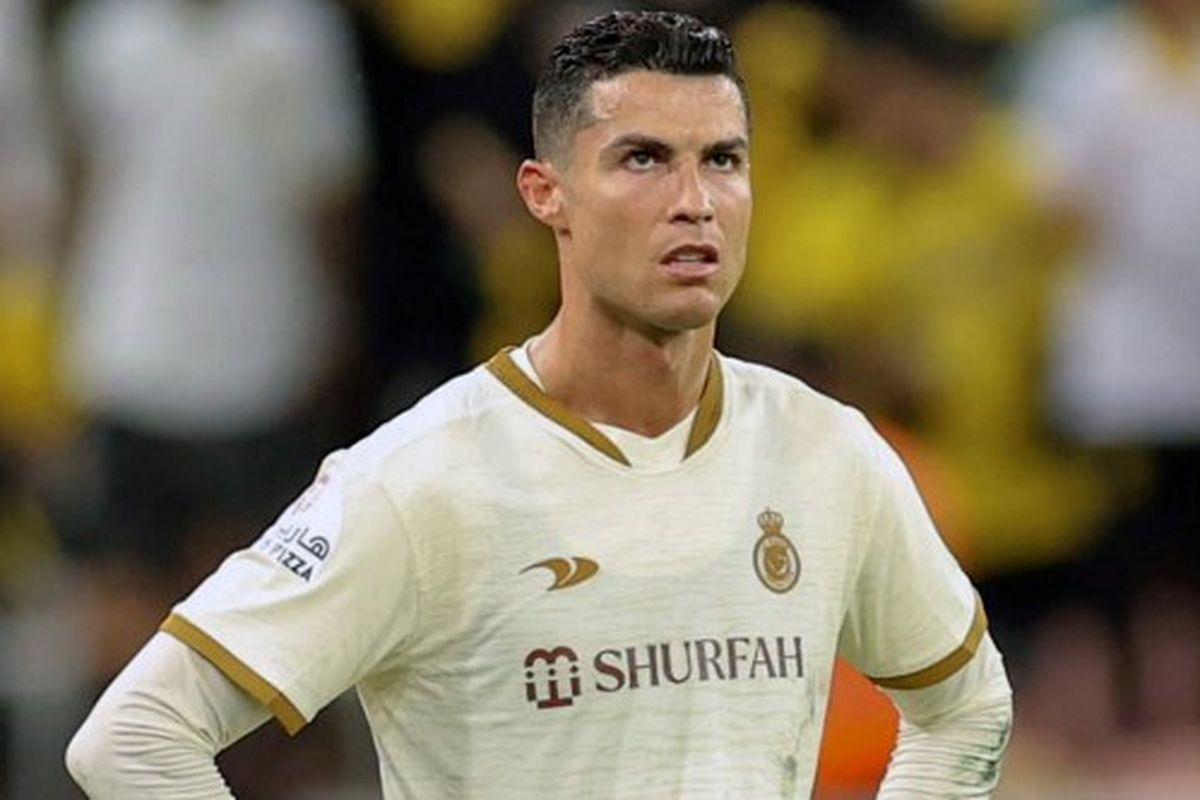
#> input picture assets/bang-dodo-marah.jpg, 1200 x 800 px, found by its file name
$ jupyter execute smile_detector.ipynb
#> lines starting #> are read from the running program, lines starting #| are printed output that depends on the picture; after the words box and inside, x2 and y2 are one past the last pixel; in counts of white or black regions, pixels touching at a corner belong together
[cell 1]
import cv2

[cell 2]
img = cv2.imread("assets/bang-dodo-marah.jpg")
#> img is the input picture: shape (800, 1200, 3); mean B, G, R 101.6, 123.2, 132.8
gray = cv2.cvtColor(img, cv2.COLOR_BGR2GRAY)
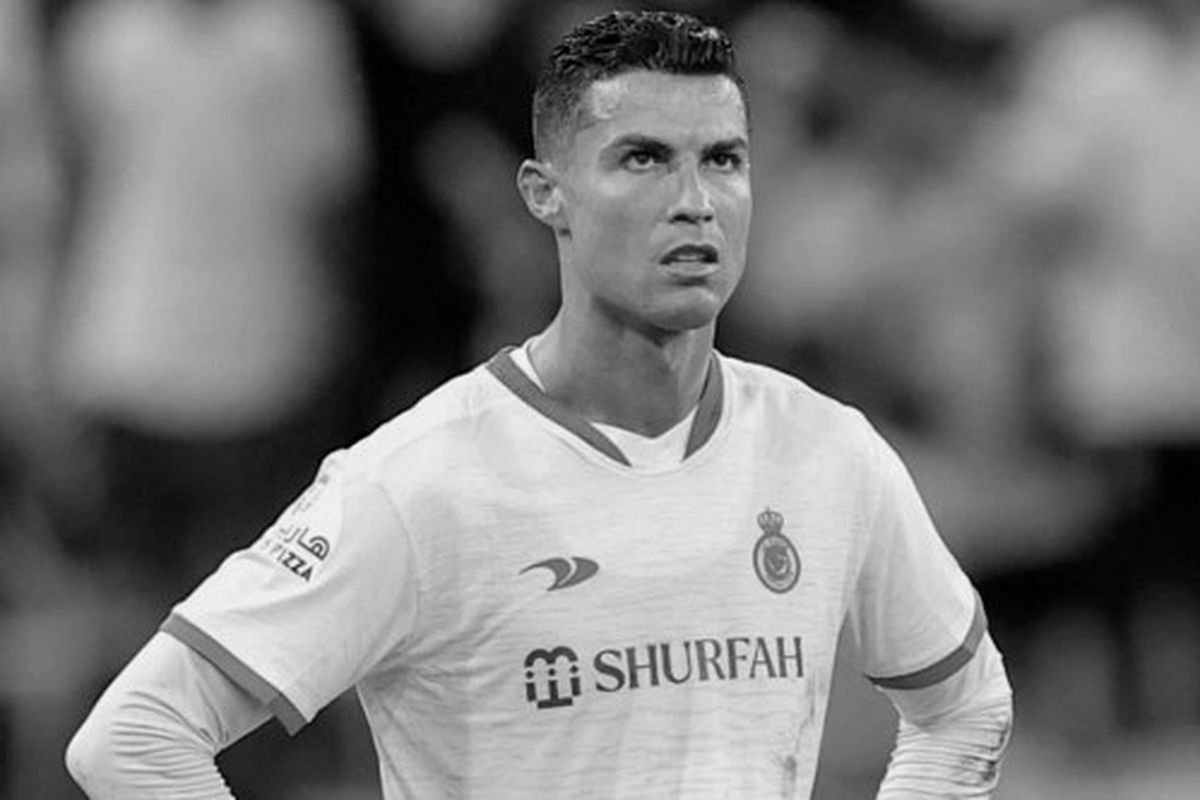
#> gray: shape (800, 1200); min 0, max 253, mean 123.6

[cell 3]
face_cascade = cv2.CascadeClassifier("../haarcascade_frontalface_default.xml")
smile_cascade = cv2.CascadeClassifier("../haarcascade_smile.xml")

[cell 4]
faces = face_cascade.detectMultiScale(gray, 1.1, 9)
#> faces = [[563, 66, 243, 243]]
print("Number of faces: " + str(len(faces)))
#| Number of faces: 1
for (x, y, w, h) in faces:
    cv2.rectangle(img, (x, y), (x + w, y + h), (0, 255, 255), 2)
    cv2.putText(img, "Face", (x, y - 10), cv2.FONT_HERSHEY_SIMPLEX, 1, (0, 255, 255), 2)
    roi_gray = gray[y:y + h, x:x + w]
    roi_color = img[y:y + h, x:x + w]
    smiles = smile_cascade.detectMultiScale(roi_gray, 1.8, 20)
    if len(smiles) > 0:
        for (sx, sy, sw, sh) in smiles:
            cv2.rectangle(roi_color, (sx, sy), (sx + sw, sy + sh), (0, 0, 255), 2)
            cv2.putText(img, "Smile", (x + sx, y + sy), cv2.FONT_HERSHEY_SIMPLEX, 1, (0, 0, 255), 2)
    else:
        print("No Smile Detected")
#> this loop made 1 pass
#| No Smile Detected
#> pass 1, `roi_gray = gray[y:y + h, x:x + w]`:
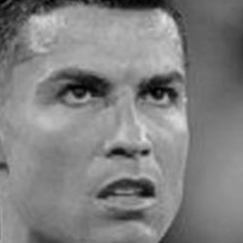
#> roi_gray: shape (243, 243); min 0, max 225, mean 128.6
#> pass 1, `roi_color = img[y:y + h, x:x + w]`:
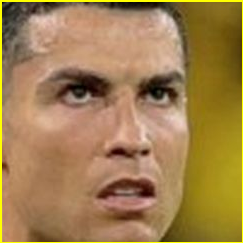
#> roi_color: shape (243, 243, 3); mean B, G, R 78.4, 127.4, 161
#> after the loop:
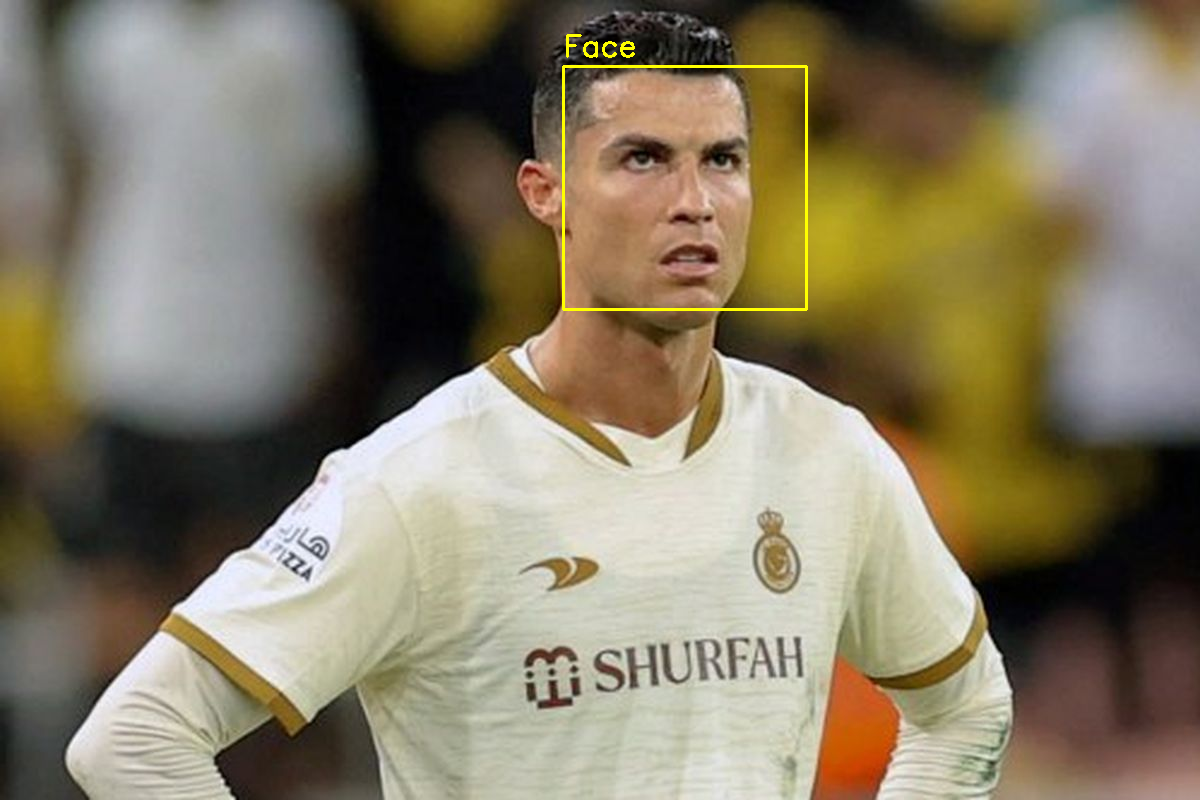
#> img: shape (800, 1200, 3); 0.36% of pixels changed, all inside (x1, y1, x2, y2) = (562, 34, 808, 311)

$ run again, with assets/bang-dodo-senyum.jpg copied over assets/bang-dodo-marah.jpg
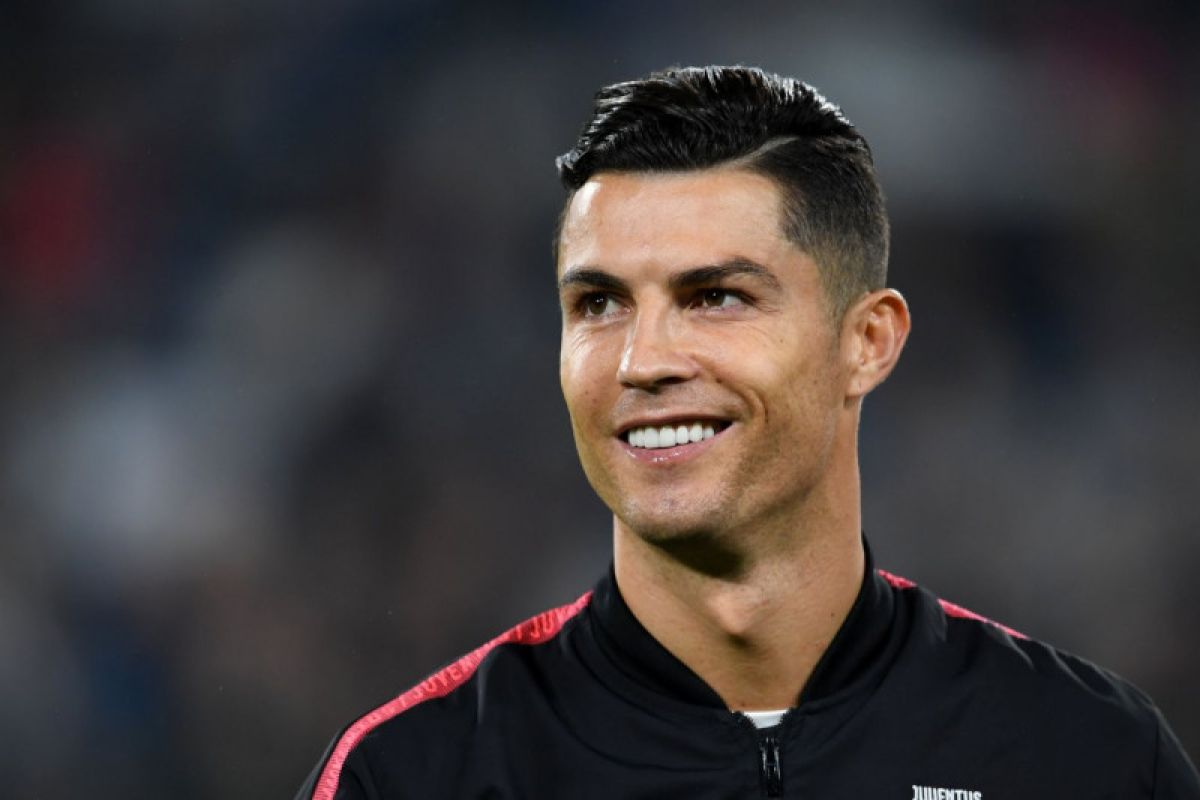
#> input picture assets/bang-dodo-senyum.jpg, 1200 x 800 px, found by its file name
#> img is the input picture: shape (800, 1200, 3); mean B, G, R 59, 58.8, 64.3
#> faces = [[490, 158, 356, 356]]
#| Number of faces: 1
#> the loop `for (x, y, w, h) in faces:` made 1 pass
#> (x, y, w, h, smiles) on pass 1: (490, 158, 356, 356, [[125, 246, 117, 58], [83, 224, 210, 105]])
#> after the loop `for (x, y, w, h) in faces:`:
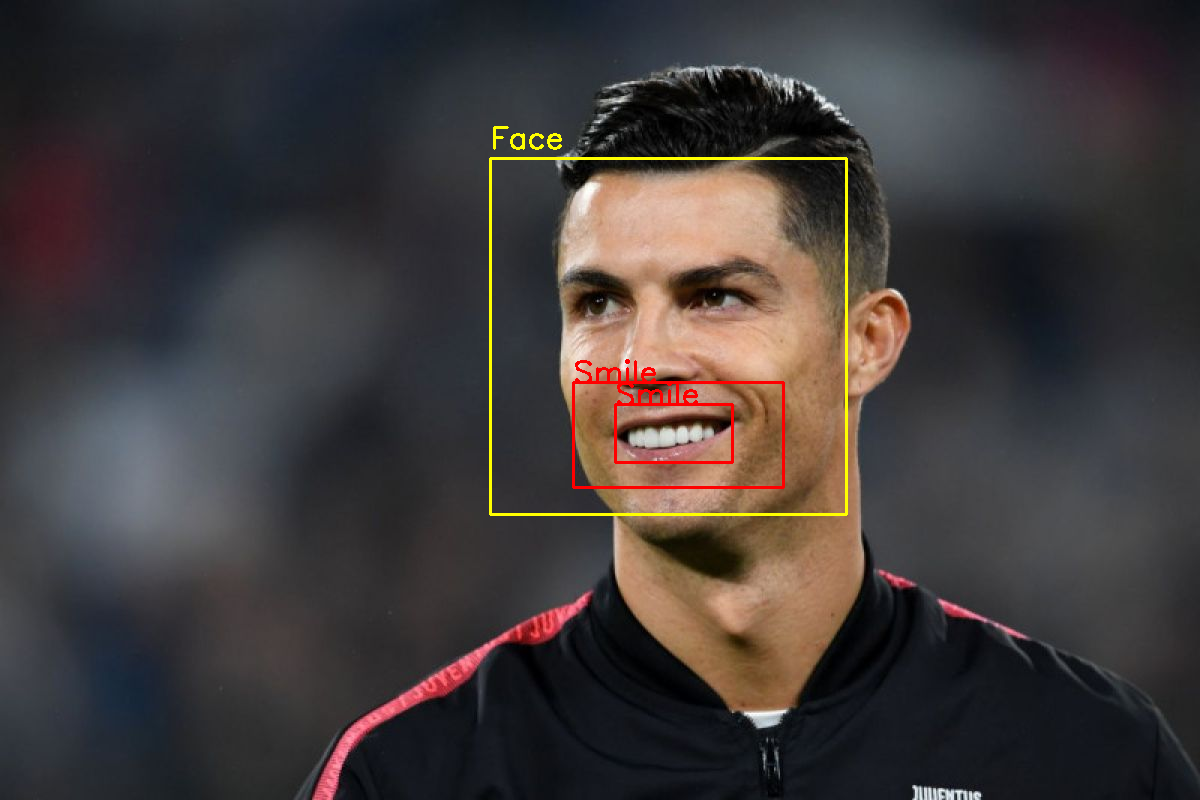
#> img: shape (800, 1200, 3); 0.92% of pixels changed, all inside (x1, y1, x2, y2) = (489, 126, 848, 516)
#> after the loop `for (x, y, w, h) in faces:`:
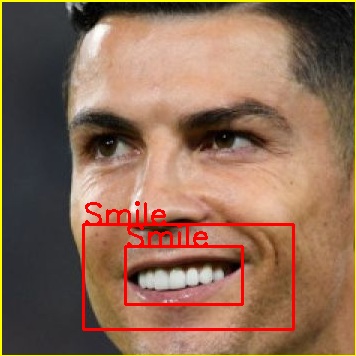
#> roi_color: shape (356, 356, 3); mean B, G, R 85.4, 106.7, 140.8
